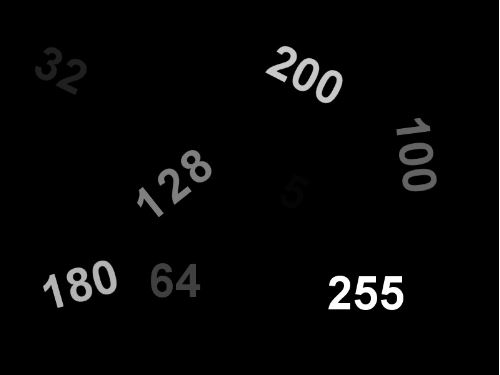
#> input picture OPENCV/преобразование изображения/threshold.JPG, 500 x 375 px
$ python Morphology_threshold_INV.py
#> lines starting #> are read from the running program, lines starting #| are printed output that depends on the picture; after the words box and inside, x2 and y2 are one past the last pixel; in counts of white or black regions, pixels touching at a corner belong together
#импортируем библиотеку
import cv2

src=cv2.imread('threshold.JPG',cv2.IMREAD_GRAYSCALE)
#> src is the input picture: shape (375, 500); min 0, max 255, mean 6.6

# Set threshold and maxValue
thresh = 0
maxValue = 100

th, dst = cv2.threshold(src, thresh, maxValue, cv2.THRESH_BINARY_INV)
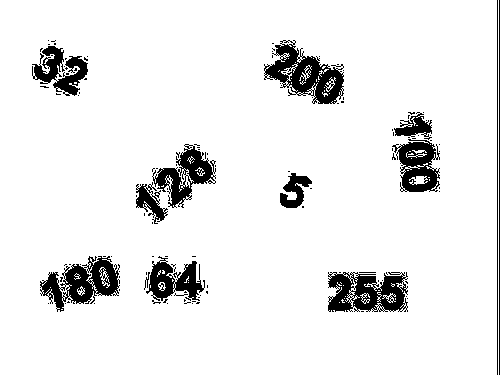
#> dst: shape (375, 500); values 0 (black) and 100 (white), 91.8% white; 123 black regions (110 under 20 px), largest, box (x1, y1, x2, y2) and area: (264, 40, 344, 104) 2355, (328, 272, 408, 312) 2245, (40, 256, 120, 312) 2120
#> th = 0

cv2.imshow('threshold-INVERT',dst)
cv2.waitKey()
cv2.destroyAllWindows()
